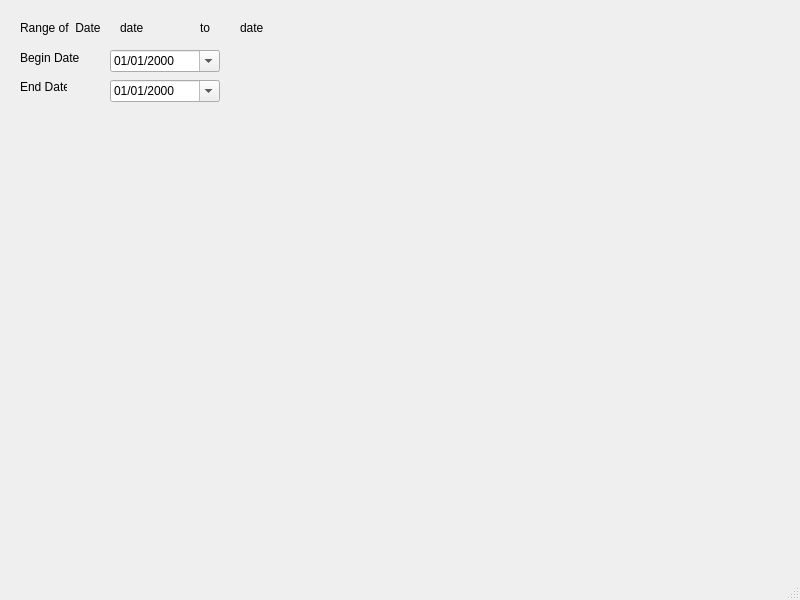
<?xml version="1.0" encoding="UTF-8"?>
<ui version="4.0">
 <class>MainWindow</class>
 <widget class="QMainWindow" name="MainWindow">
  <property name="geometry">
   <rect>
    <x>0</x>
    <y>0</y>
    <width>800</width>
    <height>600</height>
   </rect>
  </property>
  <property name="windowTitle">
   <string>MainWindow</string>
  </property>
  <widget class="QWidget" name="centralwidget">
   <widget class="QDateEdit" name="dateEdit">
    <property name="geometry">
     <rect>
      <x>110</x>
      <y>50</y>
      <width>110</width>
      <height>22</height>
     </rect>
    </property>
    <property name="displayFormat">
     <string>dd/MM/yyyy</string>
    </property>
    <property name="calendarPopup">
     <bool>true</bool>
    </property>
   </widget>
   <widget class="QDateEdit" name="dateEdit_2">
    <property name="geometry">
     <rect>
      <x>110</x>
      <y>80</y>
      <width>110</width>
      <height>22</height>
     </rect>
    </property>
    <property name="displayFormat">
     <string>dd/MM/yyyy</string>
    </property>
    <property name="calendarPopup">
     <bool>true</bool>
    </property>
   </widget>
   <widget class="QLabel" name="label">
    <property name="geometry">
     <rect>
      <x>20</x>
      <y>50</y>
      <width>61</width>
      <height>16</height>
     </rect>
    </property>
    <property name="text">
     <string>Begin Date</string>
    </property>
   </widget>
   <widget class="QLabel" name="label_2">
    <property name="geometry">
     <rect>
      <x>20</x>
      <y>80</y>
      <width>47</width>
      <height>13</height>
     </rect>
    </property>
    <property name="text">
     <string>End Date</string>
    </property>
   </widget>
   <widget class="QLabel" name="label_3">
    <property name="geometry">
     <rect>
      <x>120</x>
      <y>20</y>
      <width>71</width>
      <height>16</height>
     </rect>
    </property>
    <property name="text">
     <string>date</string>
    </property>
   </widget>
   <widget class="QLabel" name="label_4">
    <property name="geometry">
     <rect>
      <x>240</x>
      <y>20</y>
      <width>81</width>
      <height>16</height>
     </rect>
    </property>
    <property name="text">
     <string>date</string>
    </property>
   </widget>
   <widget class="QLabel" name="label_5">
    <property name="geometry">
     <rect>
      <x>200</x>
      <y>20</y>
      <width>21</width>
      <height>16</height>
     </rect>
    </property>
    <property name="text">
     <string>to</string>
    </property>
   </widget>
   <widget class="QLabel" name="label_6">
    <property name="geometry">
     <rect>
      <x>20</x>
      <y>20</y>
      <width>81</width>
      <height>16</height>
     </rect>
    </property>
    <property name="text">
     <string>Range of  Date:</string>
    </property>
   </widget>
  </widget>
  <widget class="QMenuBar" name="menubar">
   <property name="geometry">
    <rect>
     <x>0</x>
     <y>0</y>
     <width>800</width>
     <height>21</height>
    </rect>
   </property>
  </widget>
  <widget class="QStatusBar" name="statusbar"/>
 </widget>
 <resources/>
 <connections/>
</ui>
